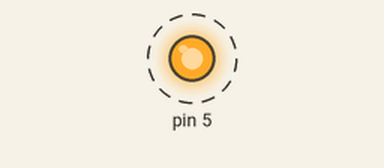
Bench run of a sketch on a simulated Arduino Uno, built with avr-gcc and run on an emulated ATmega328P. On the bench: output pins drawn as LEDs (lit = HIGH). Dashed ring = blinking.

Above: at 0.5 s.
Timing chart, 0 to 4.6 s (numbered marks = the images above):
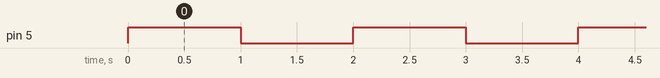

Measured:
- by itself, pin 5: alternates HIGH for 1.0 s and LOW for 1.0 s

The sketch:

diode1.ino
```cpp
void setup() {
  pinMode(5, OUTPUT);
  Serial.begin(9600);
}

void loop() {
  digitalWrite(5, 1);
  delay(1000);
  digitalWrite(5, 0);
  delay(1000);
}
```
